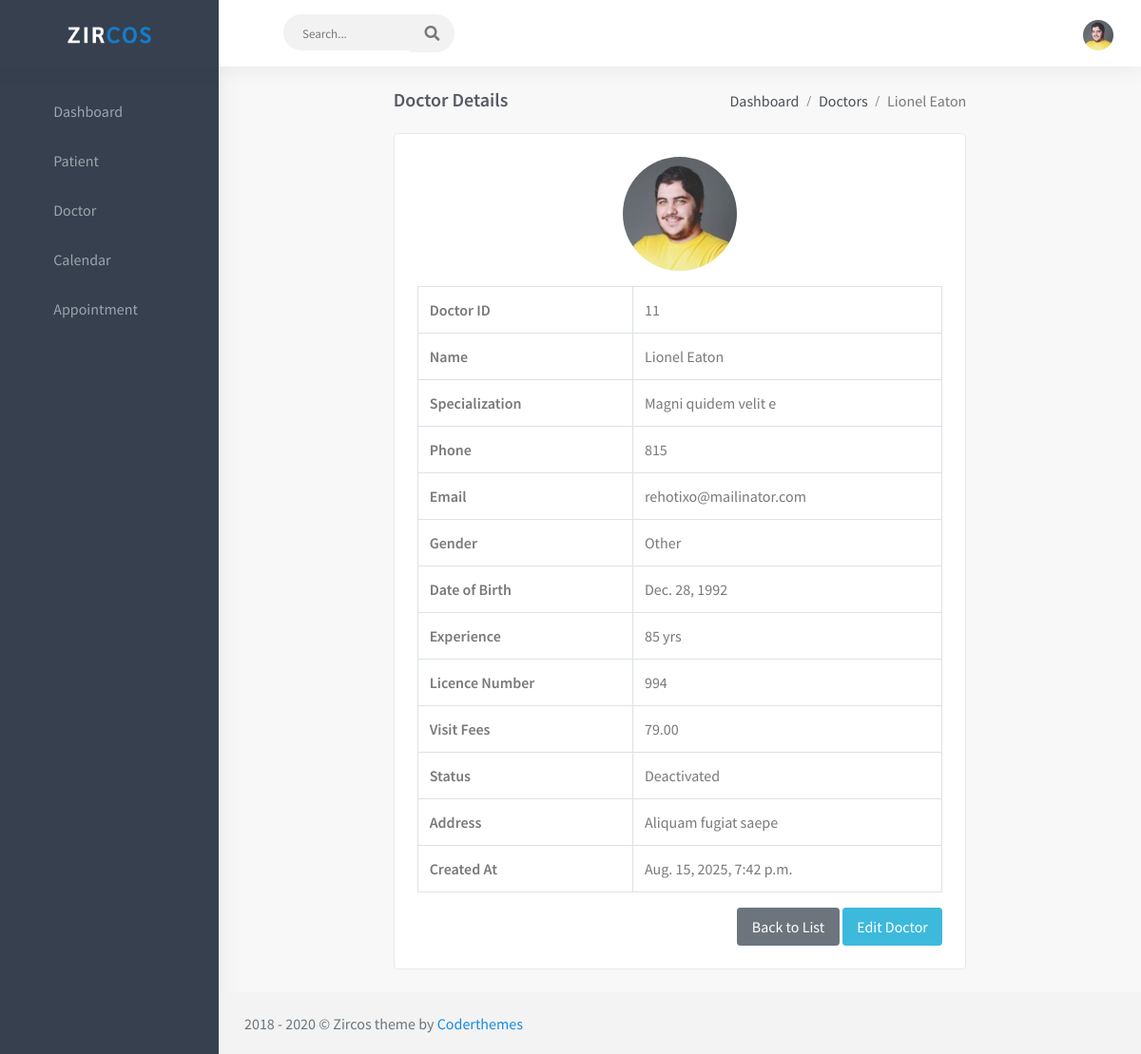
The app's page /doctors/details/11/ with its own data.
### core/models.py (models this page shows, shortened)
class Doctor(models.Model):
    STATUS_CHOICES = [
        ('Active', 'Active'),
        ('Deactivated', 'Deactivated'),
    ]
    GENDER_CHOICES = [
        ('Male', 'Male'),
        ('Female', 'Female'),
        ('Other', 'Other'),
    ]
    user = models.OneToOneField(User, on_delete=models.CASCADE, null=True, blank=True)
    doctor_id = models.AutoField(primary_key=True)  # unique ID
    first_name = models.CharField(max_length=100)
    last_name = models.CharField(max_length=100)
    specialization = models.CharField(max_length=150)
    mobile_number = models.CharField(max_length=20)
    email = models.EmailField(blank=True, null=True)
    address = models.TextField(blank=True, null=True)
    dob = models.DateField(blank=True, null=True)
    gender = models.CharField(max_length=10, choices=GENDER_CHOICES, blank=True, null=True)
    experience = models.PositiveIntegerField(blank=True, null=True)
    licence_number = models.CharField(max_length=50, blank=True, null=True)
    doctor_visit_fees = models.DecimalField(max_digits=10, decimal_places=2)
    status = models.CharField(max_length=20, choices=STATUS_CHOICES)
    profile_image = models.ImageField(upload_to='doctor_profiles/', blank=True, null=True)
    created_at = models.DateTimeField(auto_now_add=True)
    class Meta:
        ordering = ['-created_at']  # DESC order

### core/views.py (the view)
# urls.py: path('doctors/details/<int:doctor_id>/', views.doctor_details, name='doctor_details'),
def doctor_details(request, doctor_id):
    doctor = get_object_or_404(Doctor, doctor_id=doctor_id)
    return render(request, 'clinic/doctor_details.html', {'doctor': doctor})

### templates/clinic/doctor_details.html (shortened to what this page needs)
{% extends "base.html" %}
{% load static %}
{% block content %}
<div class="row">
    <div class="col-md-8 offset-md-2">
        <div class="page-title-box">
            <div class="page-title-right">
                <ol class="breadcrumb m-0">
                    <li class="breadcrumb-item"><a href="{% url 'dashboard' %}">Dashboard</a></li>
                    <li class="breadcrumb-item"><a href="{% url 'doctor_list' %}">Doctors</a></li>
                    <li class="breadcrumb-item active">{{ doctor.first_name }} {{ doctor.last_name }}</li>
                </ol>
            </div>
            <h4 class="page-title">Doctor Details</h4>
        </div>
        <div class="card-box">
            <div class="text-center mb-3">
                {% if doctor.profile_image %}
                    <img src="{{ doctor.profile_image.url }}" class="rounded-circle" width="120" height="120">
                {% else %}
                    <img src="{% static 'assets/images/users/avatar-1.jpg' %}" class="rounded-circle" width="120" height="120">
                {% endif %}
            </div>
            <table class="table table-bordered">
                <tr>
                    <th>Doctor ID</th>
                    <td>{{ doctor.doctor_id }}</td>
                </tr>
                <tr>
                    <th>Name</th>
                    <td>{{ doctor.first_name }} {{ doctor.last_name }}</td>
                </tr>
                <tr>
                    <th>Specialization</th>
                    <td>{{ doctor.specialization }}</td>
                </tr>
                <tr>
                    <th>Phone</th>
                    <td>{{ doctor.mobile_number }}</td>
                </tr>
                <tr>
                    <th>Email</th>
                    <td>{{ doctor.email }}</td>
                </tr>
                <tr>
                    <th>Gender</th>
                    <td>{{ doctor.gender }}</td>
                </tr>
                <tr>
                    <th>Date of Birth</th>
                    <td>{{ doctor.dob }}</td>
                </tr>
                <tr>
                    <th>Experience</th>
                    <td>{{ doctor.experience }} yrs</td>
                </tr>
                <tr>
                    <th>Licence Number</th>
                    <td>{{ doctor.licence_number }}</td>
                </tr>
                <tr>
                    <th>Visit Fees</th>
                    <td>{{ doctor.doctor_visit_fees }}</td>
                </tr>
                <tr>
                    <th>Status</th>
                    <td>{{ doctor.status }}</td>
                </tr>
                <tr>
                    <th>Address</th>
                    <td>{{ doctor.address }}</td>
                </tr>
                <tr>
                    <th>Created At</th>
                    <td>{{ doctor.created_at }}</td>
                </tr>
            </table>
            <div class="text-right">
                <a href="{% url 'doctor_list' %}" class="btn btn-secondary">Back to List</a>
                <a href="{% url 'doctor_edit' doctor.doctor_id %}" class="btn btn-info">Edit Doctor</a>
            </div>
        </div>
    </div>
</div>
{% endblock %}

### templates/base.html (shortened to what this page needs)
{% load static %}
<!DOCTYPE html>
<html lang="en">
<head>
    <link href="{% static 'assets/css/bootstrap.min.css' %}" rel="stylesheet" type="text/css" id="bootstrap-stylesheet" />
    <link href="{% static 'assets/css/icons.min.css' %}" rel="stylesheet" type="text/css" />
    <link href="{% static 'assets/css/app.min.css' %}" rel="stylesheet" type="text/css" id="app-stylesheet" />
</head>
<body>
    <div id="wrapper">
        {% include 'partials/topbar.html' %}
        {% include 'partials/left_side_menu.html' %}
        <div class="content-page">
            <div class="content">
                <div class="container-fluid">
                    {% block content %}
                    {% endblock %}
                </div>
            </div>
            <footer class="footer">
                <div class="container-fluid">
                    <div class="row">
                        <div class="col-md-12">
                            2018 - 2020 &copy; Zircos theme by <a href="">Coderthemes</a>
                        </div>
                    </div>
                </div>
            </footer>
        </div>
    </div>
</body>
</html>

### templates/partials/topbar.html (shortened to what this page needs)
{% load static %}
        <div class="navbar-custom">
            <ul class="list-unstyled topnav-menu float-right mb-0">
                <li class="dropdown notification-list">
                    <a class="nav-link dropdown-toggle  waves-effect" data-toggle="dropdown" href="#" role="button" aria-haspopup="false" aria-expanded="false">
                        <i class="mdi mdi-bell noti-icon"></i>
                    </a>
                </li>
                <li class="dropdown notification-list">
                    <a class="nav-link dropdown-toggle nav-user mr-0 waves-effect" data-toggle="dropdown" href="#" role="button" aria-haspopup="false" aria-expanded="false">
                        <img src="{% static 'assets/images/users/avatar-1.jpg' %}" alt="user-image" class="rounded-circle">
                    </a>
                </li>
            </ul>
            <div class="logo-box">
                <a href="{% url 'dashboard' %}" class="logo text-center">
                    <span class="logo-lg">
                        <img src="{% static 'assets/images/logo-light.png' %}" alt="" height="18">
                    </span>
                </a>
            </div>
            <ul class="list-unstyled topnav-menu topnav-menu-left m-0">
                <li>
                    <button class="button-menu-mobile waves-effect">
                        <i class="mdi mdi-menu"></i>
                    </button>
                </li>
                <li class="d-none d-sm-block">
                    <form class="app-search">
                        <div class="app-search-box">
                            <div class="input-group">
                                <input type="text" class="form-control" placeholder="Search...">
                                <div class="input-group-append">
                                    <button class="btn" type="submit">
                                        <i class="fas fa-search"></i>
                                    </button>
                                </div>
                            </div>
                        </div>
                    </form>
                </li>
            </ul>
        </div>

### templates/partials/left_side_menu.html (shortened to what this page needs)
{% load static %}
        <div class="left-side-menu">
                <div class="slimscroll-menu">
                    <div id="sidebar-menu">
                        <ul class="metismenu" id="side-menu">
                            <li>
                                <a href="{% url 'dashboard' %}" class="waves-effect waves-light">
                                    <i class="mdi mdi-view-dashboard"></i>
                                    <span>  Dashboard  </span>
                                </a>
                            </li>
                            <li>
                                <a href="javascript: void(0);" class="waves-effect waves-light">
                                    <i class="mdi mdi-invert-colors"></i>
                                    <span> Patient </span>
                                    <span class="menu-arrow"></span>
                                </a>
                                </li>
                                <li>
                                    <a href="javascript: void(0);" class="waves-effect waves-light">
                                        <i class="mdi mdi-layers"></i>
                                        <span>  Doctor </span>
                                        <span class="menu-arrow"></span>
                                    </a>
                                </li>
                                <li>
                                    <a href="{% url 'calendar' %}" class="waves-effect waves-light">
                                        <i class="mdi mdi-calendar"></i>
                                        <span> Calendar </span>
                                    </a>
                                </li>
                                <li>
                                    <a href="javascript: void(0);" class="waves-effect waves-light">
                                        <i class="mdi mdi-email"></i>
                                        <span>  Appointment </span>
                                        <span class="menu-arrow"></span>
                                    </a>
                                </li>
                        </ul>
                    </div>
                </div>
            </div>

### records on screen
Doctor: first_name "Lionel", last_name "Eaton", doctor_id "11", specialization "Magni quidem velit e", mobile_number "815", email "rehotixo@mailinator.com", gender "Other", dob "Dec. 28, 1992", experience "85", licence_number "994", doctor_visit_fees "79.00", status "Deactivated", address "Aliquam fugiat saepe", created_at "Aug. 15, 2025, 7:42 p.m."
